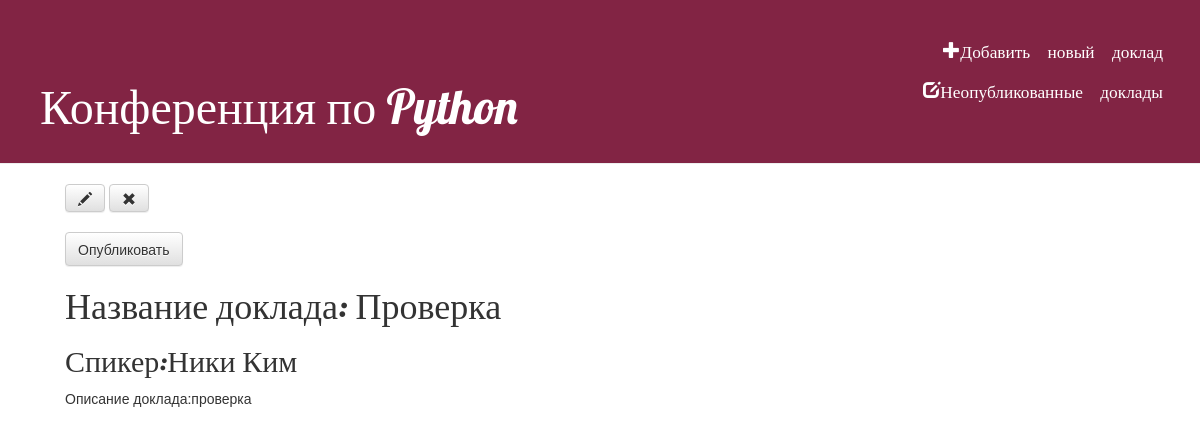
Screenshot of /reports/info/22/ (signed in) with the database file from the repository.
### conference/models.py (models this page shows, shortened)
class Reports(models.Model):
    reports_name = models.CharField(max_length=200)
    speakers = models.ForeignKey(Speakers, related_name='speakers',  on_delete=models.CASCADE,)
    description = models.TextField()
    created_date = models.DateTimeField(
        default=timezone.now)
    published_date = models.DateTimeField(
        blank=True, null=True)

class Speakers(models.Model):
    speakers_name = models.CharField(max_length=200)  # имя спикера
    about_speakers = models.TextField()  # имя описание спикера
    models.ForeignKey('self', on_delete=models.CASCADE, )  # ключ спикера , который ссылается на себя и не задействован
    class Meta:
        ordering = ('pk',)
    def __str__(self):
        return self.speakers_name

### conference/views.py (the view)
# urls.py: url(r'^reports/info/(?P<pk>\d+)/$', reports_info, name="reports_info"),  # информация о докладе
def reports_info(request, pk):
    reports = get_object_or_404(Reports, pk=pk)
    return render(request, 'conference/info.html', {
        'reports': reports,
    })

### conference/templates/conference/info.html
{% extends 'conference/base.html' %}
{% block content %}
{% if user.is_authenticated %}
 <a class="btn btn-default" href="{% url 'reports_edit' pk=reports.pk %}"><span class="glyphicon glyphicon-pencil"></span></a>
 <a class="btn btn-default" href="{% url 'reports_remove' pk=reports.pk %}"><span class="glyphicon glyphicon-remove"></span></a> <br>
{% if reports.published_date %}
            <br><div class="date">
                {{ reports.published_date }}
            </div>
{% else %}
    <br><a class="btn btn-default" href="{% url 'reports_publish' pk=reports.pk %}">Опубликовать</a>
{% endif %}
{% endif %}
        <div><h1>Название доклада: {{ reports.reports_name }}</h1>
        <h2>Спикер:{{ reports.speakers }}</h2>
        <p>Описание доклада:{{ reports.description }}</p>
        </div>
{% endblock %}

### conference/static/css/index.css (style rules this page uses)
h1, h2, h3, h4 { font-family: 'Lobster', cursive; }

### rows the page displays
Reports: reports_name "Проверка", speakers "Ники Ким", description "проверка"
